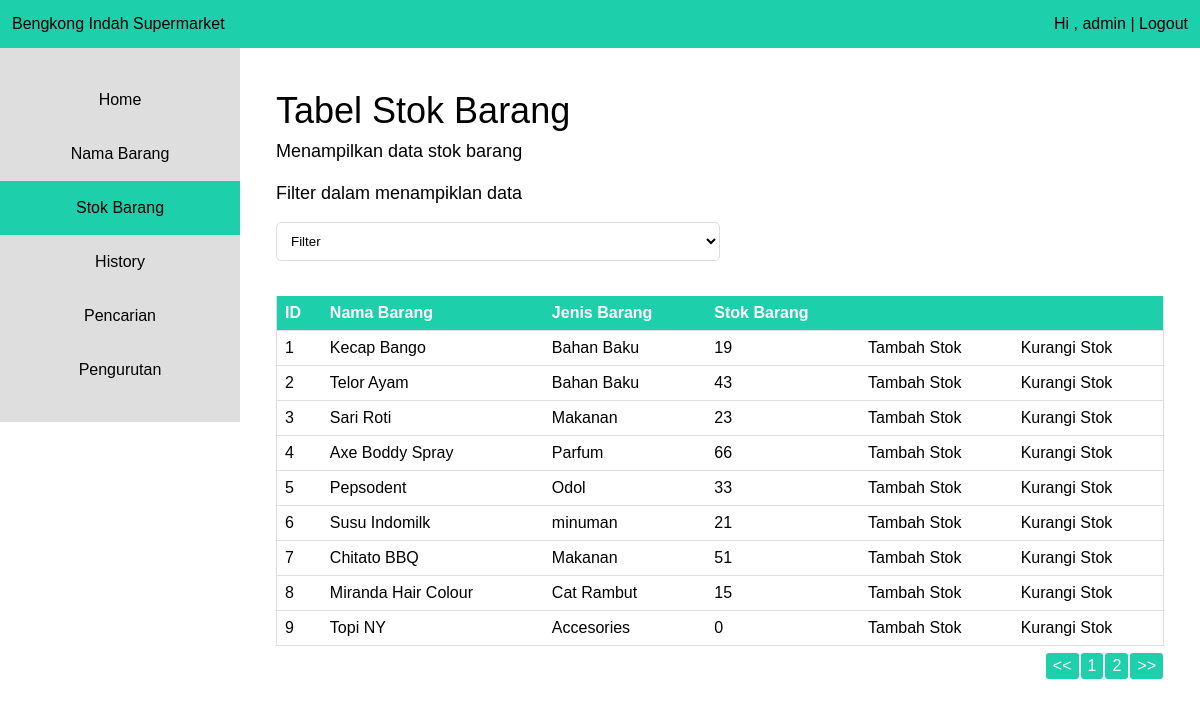
/tab-stok-barang.php (signed in), run on the app's committed database.
### tables this page shows
CREATE TABLE `user` (
  `user_id` int(11) NOT NULL,
  `username` varchar(45) DEFAULT NULL,
  `password` varchar(45) DEFAULT NULL
);

CREATE TABLE `barang` (
  `idbarang` int(11) NOT NULL,
  `nama_barang` varchar(45) DEFAULT NULL,
  `jenis_barang` varchar(45) DEFAULT NULL,
  `stok_barang` int(11) DEFAULT NULL
);

### tab-stok-barang.php (the view, shortened to what this page needs)
<?php
include_once 'dbconnect.php';
if(!isset($_SESSION['userSession']))
{
 header("Location: login.php");
}
else{
$sql = "SELECT * FROM user WHERE user_id=".$_SESSION['userSession'];
$userquery = $MySQLi_CON->query($sql);
$userRow = $userquery->fetch_object();
$username = $userRow->username;
}
?>
<html>
	<head>
		<link rel="stylesheet" type="text/css" href="style.css">
	</head>
	<body>
		<header>
			<div class="left">Bengkong Indah Supermarket</div>
			<div class="right">
				Hi , <?php echo htmlentities($username) ?> |
				<a href="logout.php">Logout</a>
			</div>
		</header>
		<aside>
			<ul class="side">
				<a href="index.php"><li class="side">Home</li></a>
				<a href="tab-barang.php"><li class="side">Nama Barang</li></a>
				<a href="tab-stok-barang.php"><li class="side active">Stok Barang</li></a>
				<a href="tab-history.php"><li class="side">History</li>
				<a href="searching.php"><li class="side">Pencarian</li>
				<a href="sorting.php"><li class="side">Pengurutan</li>
				</a>
			</ul>
		</aside>
		<section class="content">
			<h1 class="content">Tabel Stok Barang</h1>
			<p>Menampilkan data stok barang</p>
			<p style="float: left;width: 100%;">Filter dalam menampiklan data</p>
			<form method="POST" style="width: 100%;float: left;">
				<select name="filter" onChange="this.form.submit()">
					<option disabled selected>Filter</option>
					<?php
						$filterbarang = "SELECT * FROM barang";
						$filterresult = $MySQLi_CON->query($filterbarang);
					?>
				</select>
			</form>
			<?php
			if(isset($_POST["filter"])){
				if($_POST["filter"] == "remove"){
					$tablebarang = "SELECT * FROM barang";
				}
				else{
					$tablebarang = "SELECT * FROM barang WHERE jenis_barang IN ('".$_POST["filter"]."')";
				}
			}
			else{
				$tablebarang = "SELECT * FROM barang";
			}
			if ($result = $MySQLi_CON->query($tablebarang))
			{
			if ($result->num_rows > 0)
			{
			echo "<table id='tableData'>";
			echo "<tr><th>ID</th><th>Nama Barang</th><th>Jenis Barang</th><th>Stok Barang</th><th></th><th></th></tr></th></tr>";
			while ($row = $result->fetch_object())
			{
			echo "<tr>";
			echo "<td>" . $row->idbarang . "</td>";
			echo "<td>" . $row->nama_barang . "</td>";
			echo "<td>" . $row->jenis_barang . "</td>";
			echo "<td>" . $row->stok_barang . "</td>";
			echo "<td><a class='table'href='tab-tambah-stok.php?id=" . $row->idbarang . "'>Tambah Stok</a></td>";
			echo "<td><a class='table'href='tab-kurangi-stok.php?id=" . $row->idbarang . "'>Kurangi Stok</a></td>";
			echo "</tr>";
			}
			echo "</table>";
			}
			else
			{
			echo "Tidak ada yang dapat ditampilkan !!!";
			}
			}
			else
			{
			echo "Error: " . $MySQLi_CON->error;
			}
			?>
		</section>
	</body>
</html>

### style.css (style rules this page uses)
html, body, div, span, applet, object, iframe, h1, h2, h3, h4, h5, h6, p, blockquote, pre, a, abbr, acronym, address, big, cite, code, del, dfn, em, font, img, ins, kbd, q, s, samp, small, strike, strong, sub, sup, tt, var, b, u, i, center, dl, dt, dd, ol, ul, li, fieldset, form, label, legend, table, caption, tbody, tfoot, thead, tr, th, td { background: transparant; border: 0; margin: 0; padding: 0; vertical-align: baseline; text-decoration: none; color: black; }
ol, ul { list-style: none; }
body { line-height: 1.5; margin: auto; float: auto; font-family: arial; font-weight: lighter; }
.left { float: left; }
.right { float: right; }
p { margin-bottom: 15px; font-size: 18px; }
table { border-collapse: collapse; width: 100%; border-left: 1px solid #ddd; border-right: 1px solid #ddd; margin-top: 20px; float: left; }
th, td { text-align: left; padding: 8px; border-bottom: 1px solid #ddd; }
th { background-color: #1DCFAB; color: white; }
input,select { padding: 10px; border: solid 1px #dcdcdc; border-radius: 5px; border: solid 1px #dcdcdc; transition: box-shadow 0.3s, border 0.3s; background: white; width: 50%; margin-bottom: 15px; }
header { width: 98%; padding: 1%; float: left; background: #1DCFAB; }
aside { padding: 25px 0 25px 0; background: #DEDEDE; width: 20%; float: left; }
li.side { padding: 15px; text-align: center; transition: background 500ms; }
li.active { background: #1DCFAB; }
section.content { padding: 3%; width: 74%; float: left; }
h1.content { font-size: 36px; font-weight: lighter; }

### data on the page
user: username "admin"
barang: idbarang "1", nama_barang "Kecap Bango", jenis_barang "Bahan Baku", stok_barang "19"
barang: idbarang "2", nama_barang "Telor Ayam", jenis_barang "Bahan Baku", stok_barang "43"
barang: idbarang "3", nama_barang "Sari Roti", jenis_barang "Makanan", stok_barang "23"
barang: idbarang "4", nama_barang "Axe Boddy Spray", jenis_barang "Parfum", stok_barang "66"
barang: idbarang "5", nama_barang "Pepsodent", jenis_barang "Odol", stok_barang "33"
barang: idbarang "6", nama_barang "Susu Indomilk", jenis_barang "minuman", stok_barang "21"
barang: idbarang "7", nama_barang "Chitato BBQ", jenis_barang "Makanan", stok_barang "51"
barang: idbarang "8", nama_barang "Miranda Hair Colour", jenis_barang "Cat Rambut", stok_barang "15"
barang: idbarang "9", nama_barang "Topi NY", jenis_barang "Accesories", stok_barang "0"
